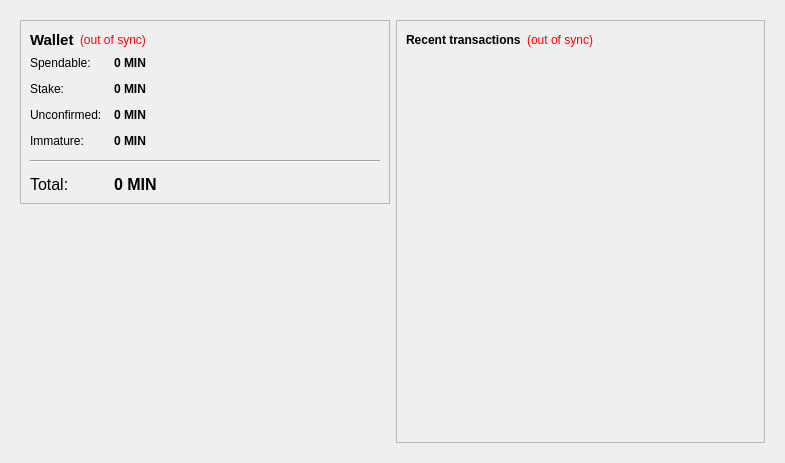
<?xml version="1.0" encoding="UTF-8"?>
<ui version="4.0">
 <class>OverviewPage</class>
 <widget class="QWidget" name="OverviewPage">
  <property name="geometry">
   <rect>
    <x>0</x>
    <y>0</y>
    <width>785</width>
    <height>463</height>
   </rect>
  </property>
  <property name="windowTitle">
   <string>Form</string>
  </property>
  <layout class="QHBoxLayout" name="horizontalLayout" stretch="0">
   <item>
    <widget class="QFrame" name="frameMain">
     <property name="frameShape">
      <enum>QFrame::NoFrame</enum>
     </property>
     <layout class="QHBoxLayout" name="horizontalLayout_3">
      <item>
       <layout class="QVBoxLayout" name="verticalLayout_2">
        <item>
         <widget class="QFrame" name="frame">
          <property name="frameShape">
           <enum>QFrame::StyledPanel</enum>
          </property>
          <property name="frameShadow">
           <enum>QFrame::Raised</enum>
          </property>
          <layout class="QVBoxLayout" name="verticalLayout_4">
           <item>
            <layout class="QHBoxLayout" name="horizontalLayout_4">
             <item>
              <widget class="QLabel" name="label_5">
               <property name="font">
                <font>
                 <pointsize>11</pointsize>
                 <weight>75</weight>
                 <bold>true</bold>
                </font>
               </property>
               <property name="text">
                <string>Wallet</string>
               </property>
              </widget>
             </item>
             <item>
              <widget class="QLabel" name="labelWalletStatus">
               <property name="toolTip">
                <string>The displayed information may be out of date. Your wallet automatically synchronizes with the insane network after a connection is established, but this process has not completed yet.</string>
               </property>
               <property name="styleSheet">
                <string notr="true">QLabel { color: red; }</string>
               </property>
               <property name="text">
                <string notr="true">(out of sync)</string>
               </property>
               <property name="alignment">
                <set>Qt::AlignLeading|Qt::AlignLeft|Qt::AlignVCenter</set>
               </property>
              </widget>
             </item>
             <item>
              <spacer name="horizontalSpacer_2">
               <property name="orientation">
                <enum>Qt::Horizontal</enum>
               </property>
               <property name="sizeHint" stdset="0">
                <size>
                 <width>40</width>
                 <height>20</height>
                </size>
               </property>
              </spacer>
             </item>
            </layout>
           </item>
           <item>
            <layout class="QFormLayout" name="formLayout_2">
             <property name="fieldGrowthPolicy">
              <enum>QFormLayout::AllNonFixedFieldsGrow</enum>
             </property>
             <property name="horizontalSpacing">
              <number>12</number>
             </property>
             <property name="verticalSpacing">
              <number>12</number>
             </property>
             <item row="0" column="0">
              <widget class="QLabel" name="label">
               <property name="text">
                <string>Spendable:</string>
               </property>
              </widget>
             </item>
             <item row="0" column="1">
              <widget class="QLabel" name="labelBalance">
               <property name="font">
                <font>
                 <weight>75</weight>
                 <bold>true</bold>
                </font>
               </property>
               <property name="cursor">
                <cursorShape>IBeamCursor</cursorShape>
               </property>
               <property name="toolTip">
                <string>Your current spendable balance</string>
               </property>
               <property name="text">
                <string notr="true">0 MIN</string>
               </property>
               <property name="textInteractionFlags">
                <set>Qt::LinksAccessibleByMouse|Qt::TextSelectableByKeyboard|Qt::TextSelectableByMouse</set>
               </property>
              </widget>
             </item>
             <item row="1" column="0">
              <widget class="QLabel" name="label_6">
               <property name="text">
                <string>Stake:</string>
               </property>
              </widget>
             </item>
             <item row="1" column="1">
              <widget class="QLabel" name="labelStake">
               <property name="font">
                <font>
                 <weight>75</weight>
                 <bold>true</bold>
                </font>
               </property>
               <property name="cursor">
                <cursorShape>IBeamCursor</cursorShape>
               </property>
               <property name="toolTip">
                <string>Total of coins that was staked, and do not yet count toward the current balance</string>
               </property>
               <property name="text">
                <string notr="true">0 MIN</string>
               </property>
               <property name="textInteractionFlags">
                <set>Qt::LinksAccessibleByMouse|Qt::TextSelectableByKeyboard|Qt::TextSelectableByMouse</set>
               </property>
              </widget>
             </item>
             <item row="2" column="0">
              <widget class="QLabel" name="label_3">
               <property name="text">
                <string>Unconfirmed:</string>
               </property>
              </widget>
             </item>
             <item row="2" column="1">
              <widget class="QLabel" name="labelUnconfirmed">
               <property name="font">
                <font>
                 <weight>75</weight>
                 <bold>true</bold>
                </font>
               </property>
               <property name="cursor">
                <cursorShape>IBeamCursor</cursorShape>
               </property>
               <property name="toolTip">
                <string>Total of transactions that have yet to be confirmed, and do not yet count toward the current balance</string>
               </property>
               <property name="text">
                <string notr="true">0 MIN</string>
               </property>
               <property name="textInteractionFlags">
                <set>Qt::LinksAccessibleByMouse|Qt::TextSelectableByKeyboard|Qt::TextSelectableByMouse</set>
               </property>
              </widget>
             </item>
             <item row="3" column="0">
              <widget class="QLabel" name="labelImmatureText">
               <property name="text">
                <string>Immature:</string>
               </property>
              </widget>
             </item>
             <item row="3" column="1">
              <widget class="QLabel" name="labelImmature">
               <property name="font">
                <font>
                 <weight>75</weight>
                 <bold>true</bold>
                </font>
               </property>
               <property name="toolTip">
                <string>Mined balance that has not yet matured</string>
               </property>
               <property name="text">
                <string notr="true">0 MIN</string>
               </property>
               <property name="textInteractionFlags">
                <set>Qt::LinksAccessibleByMouse|Qt::TextSelectableByKeyboard|Qt::TextSelectableByMouse</set>
               </property>
              </widget>
             </item>
             <item row="4" column="0" colspan="2">
              <widget class="Line" name="line">
               <property name="orientation">
                <enum>Qt::Horizontal</enum>
               </property>
              </widget>
             </item>
             <item row="5" column="0">
              <widget class="QLabel" name="labelTotalText">
               <property name="font">
                <font>
                 <pointsize>12</pointsize>
                </font>
               </property>
               <property name="text">
                <string>Total:</string>
               </property>
              </widget>
             </item>
             <item row="5" column="1">
              <widget class="QLabel" name="labelTotal">
               <property name="font">
                <font>
                 <pointsize>12</pointsize>
                 <weight>75</weight>
                 <bold>true</bold>
                </font>
               </property>
               <property name="cursor">
                <cursorShape>IBeamCursor</cursorShape>
               </property>
               <property name="toolTip">
                <string>Your current total balance</string>
               </property>
               <property name="text">
                <string notr="true">0 MIN</string>
               </property>
               <property name="textInteractionFlags">
                <set>Qt::LinksAccessibleByMouse|Qt::TextSelectableByKeyboard|Qt::TextSelectableByMouse</set>
               </property>
              </widget>
             </item>
            </layout>
           </item>
          </layout>
         </widget>
        </item>
        <item>
         <spacer name="verticalSpacer">
          <property name="orientation">
           <enum>Qt::Vertical</enum>
          </property>
          <property name="sizeHint" stdset="0">
           <size>
            <width>20</width>
            <height>40</height>
           </size>
          </property>
         </spacer>
        </item>
        <item>
         <widget class="QLabel" name="label_2">
          <property name="text">
           <string/>
          </property>
          <property name="pixmap">
           <pixmap resource="../bitcoin.qrc">:/images/wallet</pixmap>
          </property>
         </widget>
        </item>
       </layout>
      </item>
      <item>
       <layout class="QVBoxLayout" name="verticalLayout_3">
        <item>
         <widget class="QFrame" name="frame_2">
          <property name="frameShape">
           <enum>QFrame::StyledPanel</enum>
          </property>
          <property name="frameShadow">
           <enum>QFrame::Raised</enum>
          </property>
          <layout class="QVBoxLayout" name="verticalLayout">
           <item>
            <layout class="QHBoxLayout" name="horizontalLayout_2">
             <item>
              <widget class="QLabel" name="label_4">
               <property name="text">
                <string>&lt;b&gt;Recent transactions&lt;/b&gt;</string>
               </property>
              </widget>
             </item>
             <item>
              <widget class="QLabel" name="labelTransactionsStatus">
               <property name="toolTip">
                <string>The displayed information may be out of date. Your wallet automatically synchronizes with the insane network after a connection is established, but this process has not completed yet.</string>
               </property>
               <property name="styleSheet">
                <string notr="true">QLabel { color: red; }</string>
               </property>
               <property name="text">
                <string notr="true">(out of sync)</string>
               </property>
               <property name="alignment">
                <set>Qt::AlignRight|Qt::AlignTrailing|Qt::AlignVCenter</set>
               </property>
              </widget>
             </item>
             <item>
              <spacer name="horizontalSpacer">
               <property name="orientation">
                <enum>Qt::Horizontal</enum>
               </property>
               <property name="sizeHint" stdset="0">
                <size>
                 <width>40</width>
                 <height>20</height>
                </size>
               </property>
              </spacer>
             </item>
            </layout>
           </item>
           <item>
            <widget class="QListView" name="listTransactions">
             <property name="styleSheet">
              <string notr="true">QListView { background: transparent; }</string>
             </property>
             <property name="frameShape">
              <enum>QFrame::NoFrame</enum>
             </property>
             <property name="verticalScrollBarPolicy">
              <enum>Qt::ScrollBarAlwaysOff</enum>
             </property>
             <property name="horizontalScrollBarPolicy">
              <enum>Qt::ScrollBarAlwaysOff</enum>
             </property>
             <property name="selectionMode">
              <enum>QAbstractItemView::NoSelection</enum>
             </property>
            </widget>
           </item>
          </layout>
         </widget>
        </item>
       </layout>
      </item>
     </layout>
    </widget>
   </item>
  </layout>
 </widget>
 <resources>
  <include location="../bitcoin.qrc"/>
 </resources>
 <connections/>
</ui>
